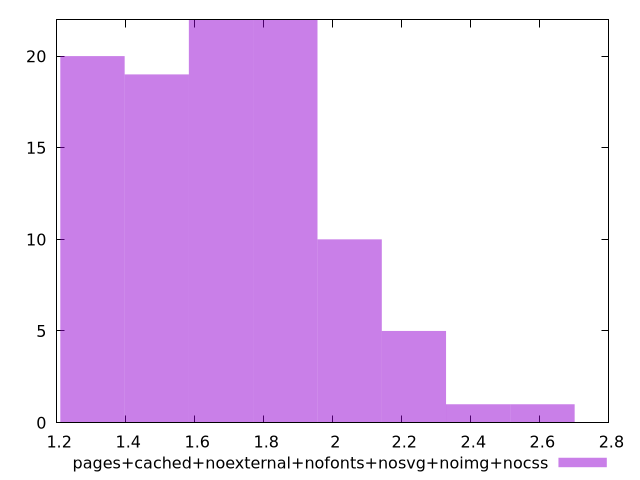

Reproduce this figure in gnuplot.
$_pagesCachedNoexternalNofontsNosvgNoimgNocss <<EOF
2.048858067465356 10
1.490078594520259 19
1.6763384188352914 22
2.2351178917803884 5
1.8625982431503239 22
1.3038187702052266 20
2.6076375404104533 1
2.421377716095421 1
EOF
set key outside below
set terminal pngcairo
set output "report_00004_2020-11-02T20-21-41.718Z/server-response-time/pages+cached+noexternal+nofonts+nosvg+noimg+nocss//raw_hist.png"
set yrange [0:22]
set boxwidth 0.18625982431503238
set style fill transparent solid 0.5 noborder
plot $_pagesCachedNoexternalNofontsNosvgNoimgNocss title "pages+cached+noexternal+nofonts+nosvg+noimg+nocss" with boxes ,
